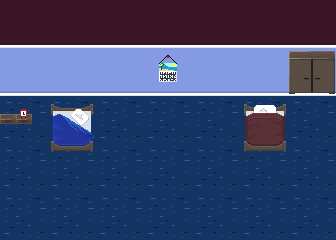

A 2D game scene composited from a Tiled map and its tileset images. What follows is a short description and the map's XML, with every tile layer's data as written:
An orthogonal 7x5 tile map with 48x48 px tiles, 2 tile layers (Tile Layer 1, Tile Layer 2) and 9 objects.

<map version="1.10" tiledversion="1.12.2" orientation="orthogonal" renderorder="right-down" width="7" height="5" tilewidth="48" tileheight="48" infinite="0" nextlayerid="4" nextobjectid="12">
 <tileset firstgid="1" source="bedroom.tsx" />
 <layer id="1" name="Tile Layer 1" width="7" height="5">
  <data encoding="csv">
6,6,6,6,6,6,6,
6,6,6,6,6,6,6,
37,37,37,37,37,37,37,
37,37,37,37,37,37,37,
37,37,37,37,37,37,37
</data>
 </layer>
 <layer id="2" name="Tile Layer 2" width="7" height="5">
  <data encoding="csv">
39,39,39,39,39,39,39,
0,0,0,22,0,0,17,
9,34,0,0,0,2,0,
0,42,0,0,0,10,0,
0,0,0,0,0,0,0
</data>
 </layer>
 <objectgroup id="3" name="Object Layer 1">
  <object id="1" x="0.360167" y="-0.360167" width="335.316" height="47.5421" />
  <object id="2" x="51.8641" y="105.529" width="39.6184" height="42.8599" />
  <object id="3" x="244.193" y="104.809" width="41.4192" height="46.1014" />
  <object id="4" x="289.214" y="51.8641" width="44.3006" height="10.805" />
  <object id="5" x="0" y="109.313" width="29.1735" height="14.2245" />
  <object id="8" x="335" y="-1" width="18.5" height="241.5" />
  <object id="9" x="-1" y="239.5" width="335" height="19.5" />
  <object id="10" x="-21" y="0.5" width="20" height="237.5" />
  <object id="11" x="0" y="-0.5" width="337" height="55" />
 </objectgroup>
</map>
